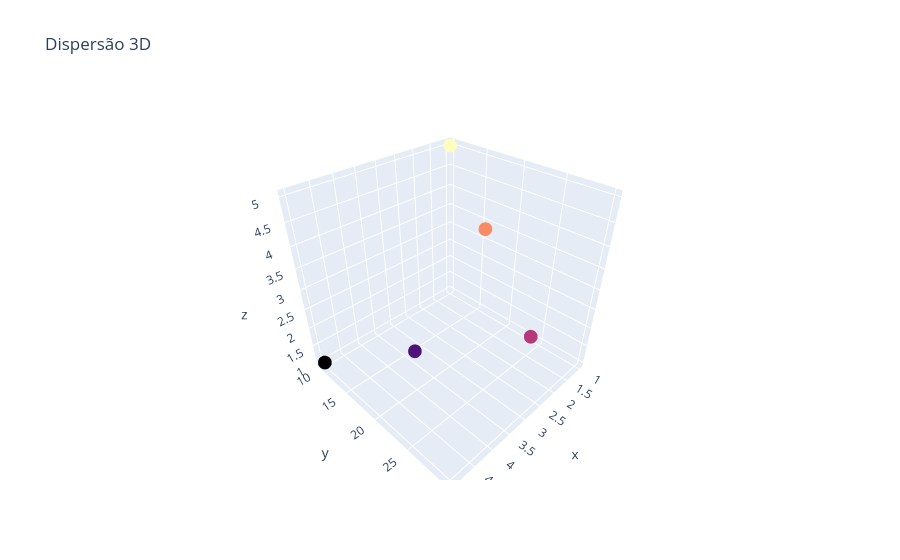

Notebook code for this chart:
### Code cell
import plotly.graph_objects as go
import pandas as pd

df3 = pd.DataFrame({'x':[1,2,3,4,5],'y':[10,20,30,20,10],'z':[5,4,3,2,1]})

# Para um gráfico de superfície, normalmente z é uma matriz (grid). 
# Com seus dados, podemos fazer um gráfico de dispersão 3D:
fig = go.Figure(data=[go.Scatter3d(
    x=df3['x'],
    y=df3['y'],
    z=df3['z'],
    mode='markers',
    marker=dict(size=8, color=df3['z'], colorscale='magma')
)])
fig.update_layout(title='Dispersão 3D')
fig.show()

### Figure 1 — Plotly figure (JSON) as saved in the notebook; plotly's stock layout.template omitted (floating-point values rounded to 4 significant figures)
{"data": [{"marker": {"color": [5, 4, 3, 2, 1], "colorscale": [[0, "#000004"], [0.1111, "#180f3d"], [0.2222, "#440f76"], [0.3333, "#721f81"], [0.4444, "#9e2f7f"], [0.5556, "#cd4071"], [0.6667, "#f1605d"], [0.7778, "#fd9668"], [0.8889, "#feca8d"], [1, "#fcfdbf"]], "size": 8}, "mode": "markers", "type": "scatter3d", "x": [1, 2, 3, 4, 5], "y": [10, 20, 30, 20, 10], "z": [5, 4, 3, 2, 1]}], "layout": {"title": {"text": "Dispersão 3D"}}}
